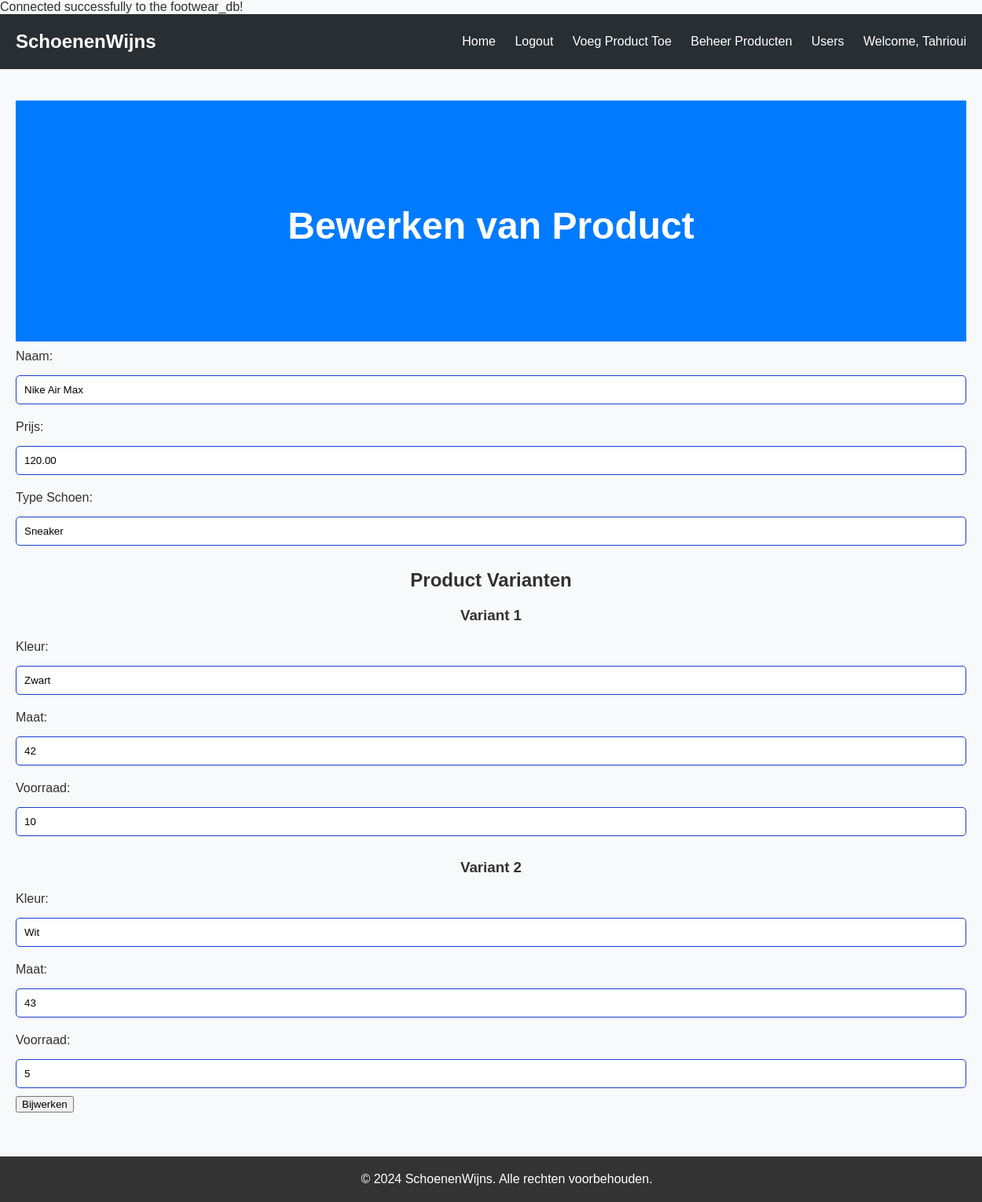
Page /footwear/edit_product.php?artikelnr=1 (signed in) on the committed database.
### tables this page shows
CREATE TABLE `products` (
  `artikelnr` int(11) NOT NULL,
  `naam` varchar(100) DEFAULT NULL,
  `prijs` decimal(10,2) DEFAULT NULL,
  `type_of_shoe` varchar(50) DEFAULT NULL,
  `directory` varchar(255) DEFAULT NULL,
  `product_information` text DEFAULT NULL
);

CREATE TABLE `productvariant` (
  `artikelnr` int(11) NOT NULL,
  `variantnr` int(11) NOT NULL,
  `kleur` varchar(50) DEFAULT NULL,
  `maat` int(11) DEFAULT NULL,
  `stock` int(11) DEFAULT NULL,
  `bought_counter` int(11) DEFAULT NULL,
  `variant_directory` varchar(255) DEFAULT NULL
);

### footwear/edit_product.php (the view, shortened to what this page needs)
<?php
include 'connect.php';
if (isset($_GET['artikelnr'])) {
    $artikelnr = intval($_GET['artikelnr']);
    $sql_product = "SELECT * FROM Products WHERE artikelnr = ?";
    $stmt_product = $conn->prepare($sql_product);
    $stmt_product->bind_param("i", $artikelnr);
    $stmt_product->execute();
    $result_product = $stmt_product->get_result();
    $product = $result_product->fetch_assoc();
    $sql_variant = "SELECT * FROM ProductVariant WHERE artikelnr = ?";
    $stmt_variant = $conn->prepare($sql_variant);
    $stmt_variant->bind_param("i", $artikelnr);
    $stmt_variant->execute();
    $result_variant = $stmt_variant->get_result();
    $variants = $result_variant->fetch_all(MYSQLI_ASSOC);
}
?>
<!DOCTYPE html>
<html lang="en">
<head>
    <link rel="stylesheet" href="css/style.css">
</head>
<body>
<header>
    <div class="logo">SchoenenWijns</div>
    <nav>
        <ul>
            <li><a href="index.php">Home</a></li>
            <?php if (isset($_SESSION['user_id'])): ?>
                <li><a href="logout.php">Logout</a></li>
                <?php if ($_SESSION['user_type'] == 'admin'): ?>
                    <li><a href="add_product.php">Voeg Product Toe</a></li>
                    <li><a href="manage_products.php">Beheer Producten</a></li>
                    <li><a href="active_deactivate_show_users.php">Users</a></li>
                <?php endif; ?>
                <li><a href="#">Welcome, <?php echo $_SESSION['voornaam']; ?></a></li>
            <?php else: ?>
                <li><a href="login_register.php">Login/Register</a></li>
            <?php endif; ?>
        </ul>
    </nav>
</header>
<main>
    <div class="hero">
        <h1>Bewerken van Product</h1>
    </div>
    <div class="edit-product">
        <form method="POST">
            <label for="naam">Naam:</label>
            <input type="text" name="naam" id="naam" value="<?php echo htmlspecialchars($product['naam']); ?>" required>
            <label for="prijs">Prijs:</label>
            <input type="number" step="0.01" name="prijs" id="prijs" value="<?php echo htmlspecialchars($product['prijs']); ?>" required>
            <label for="type_of_shoe">Type Schoen:</label>
            <input type="text" name="type_of_shoe" id="type_of_shoe" value="<?php echo htmlspecialchars($product['type_of_shoe']); ?>" required>
            <h2>Product Varianten</h2>
            <?php foreach ($variants as $variant): ?>
                <div class="variant">
                    <h3>Variant <?php echo htmlspecialchars($variant['variantnr']); ?></h3>
                    <label for="kleur_<?php echo $variant['variantnr']; ?>">Kleur:</label>
                    <input type="text" name="variant[<?php echo $variant['variantnr']; ?>][kleur]" id="kleur_<?php echo $variant['variantnr']; ?>" value="<?php echo htmlspecialchars($variant['kleur']); ?>" required>
                    <label for="maat_<?php echo $variant['variantnr']; ?>">Maat:</label>
                    <input type="number" name="variant[<?php echo $variant['variantnr']; ?>][maat]" id="maat_<?php echo $variant['variantnr']; ?>" value="<?php echo htmlspecialchars($variant['maat']); ?>" required>
                    <label for="stock_<?php echo $variant['variantnr']; ?>">Voorraad:</label>
                    <input type="number" name="variant[<?php echo $variant['variantnr']; ?>][stock]" id="stock_<?php echo $variant['variantnr']; ?>" value="<?php echo htmlspecialchars($variant['stock']); ?>" required>
                </div>
            <?php endforeach; ?>
            <button type="submit">Bijwerken</button>
        </form>
    </div>
</main>
<footer>
    <p>&copy; 2024 SchoenenWijns. Alle rechten voorbehouden.</p>
</footer>
</body>
</html>

### footwear/css/style.css (style rules this page uses)
body { font-family: Arial, sans-serif; background-color: #f8f9fa; color: #353030; margin: 0; padding: 0; }
header { background-color: #292e33; color: white; padding: 10px 20px; display: flex; justify-content: space-between; align-items: center; }
.logo { font-size: 24px; font-weight: bold; }
nav ul { list-style: none; padding: 0; }
nav ul li { display: inline; margin-left: 20px; }
nav ul li a { color: white; text-decoration: none; }
main { padding: 40px 20px; }
.hero { background-color: #007bff; color: white; text-align: center; padding: 100px 20px; }
.hero h1 { font-size: 3em; margin-bottom: 20px; }
h2, h3 { text-align: center; margin-bottom: 20px; }
input[type="text"], input[type="email"], input[type="password"], input[type="number"] { width: 100%; padding: 10px; margin: 10px 0; border: 1px solid #193ecf; border-radius: 5px; transition: border-color 0.3s; }
footer { background-color: #333; color: white; text-align: center; padding: 20px; position: relative; bottom: 0; width: 100%; }
footer p { margin: 0; }
h2 { text-align: center; margin-top: 20px; }
label { display: block; margin: 10px 0 5px; }

### rows in the picture
products: naam "Nike Air Max", prijs "120.00", type_of_shoe "Sneaker"
productvariant: variantnr "1", kleur "Zwart", maat "42", stock "10"
productvariant: variantnr "2", kleur "Wit", maat "43", stock "5"

### other values in the picture
$_SESSION['voornaam'] "Tahrioui"
